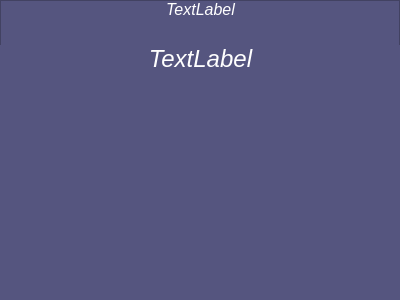
<?xml version="1.0" encoding="UTF-8"?>
<ui version="4.0">
 <class>Card</class>
 <widget class="QFrame" name="Card">
  <property name="geometry">
   <rect>
    <x>0</x>
    <y>0</y>
    <width>400</width>
    <height>300</height>
   </rect>
  </property>
  <property name="palette">
   <palette>
    <active>
     <colorrole role="WindowText">
      <brush brushstyle="SolidPattern">
       <color alpha="255">
        <red>255</red>
        <green>255</green>
        <blue>255</blue>
       </color>
      </brush>
     </colorrole>
     <colorrole role="Button">
      <brush brushstyle="SolidPattern">
       <color alpha="255">
        <red>85</red>
        <green>85</green>
        <blue>127</blue>
       </color>
      </brush>
     </colorrole>
     <colorrole role="Light">
      <brush brushstyle="SolidPattern">
       <color alpha="255">
        <red>127</red>
        <green>127</green>
        <blue>191</blue>
       </color>
      </brush>
     </colorrole>
     <colorrole role="Midlight">
      <brush brushstyle="SolidPattern">
       <color alpha="255">
        <red>106</red>
        <green>106</green>
        <blue>159</blue>
       </color>
      </brush>
     </colorrole>
     <colorrole role="Dark">
      <brush brushstyle="SolidPattern">
       <color alpha="255">
        <red>42</red>
        <green>42</green>
        <blue>63</blue>
       </color>
      </brush>
     </colorrole>
     <colorrole role="Mid">
      <brush brushstyle="SolidPattern">
       <color alpha="255">
        <red>56</red>
        <green>56</green>
        <blue>84</blue>
       </color>
      </brush>
     </colorrole>
     <colorrole role="Text">
      <brush brushstyle="SolidPattern">
       <color alpha="255">
        <red>255</red>
        <green>255</green>
        <blue>255</blue>
       </color>
      </brush>
     </colorrole>
     <colorrole role="BrightText">
      <brush brushstyle="SolidPattern">
       <color alpha="255">
        <red>255</red>
        <green>255</green>
        <blue>255</blue>
       </color>
      </brush>
     </colorrole>
     <colorrole role="ButtonText">
      <brush brushstyle="SolidPattern">
       <color alpha="255">
        <red>255</red>
        <green>255</green>
        <blue>255</blue>
       </color>
      </brush>
     </colorrole>
     <colorrole role="Base">
      <brush brushstyle="SolidPattern">
       <color alpha="255">
        <red>0</red>
        <green>0</green>
        <blue>0</blue>
       </color>
      </brush>
     </colorrole>
     <colorrole role="Window">
      <brush brushstyle="SolidPattern">
       <color alpha="255">
        <red>85</red>
        <green>85</green>
        <blue>127</blue>
       </color>
      </brush>
     </colorrole>
     <colorrole role="Shadow">
      <brush brushstyle="SolidPattern">
       <color alpha="255">
        <red>0</red>
        <green>0</green>
        <blue>0</blue>
       </color>
      </brush>
     </colorrole>
     <colorrole role="AlternateBase">
      <brush brushstyle="SolidPattern">
       <color alpha="255">
        <red>42</red>
        <green>42</green>
        <blue>63</blue>
       </color>
      </brush>
     </colorrole>
     <colorrole role="ToolTipBase">
      <brush brushstyle="SolidPattern">
       <color alpha="255">
        <red>255</red>
        <green>255</green>
        <blue>220</blue>
       </color>
      </brush>
     </colorrole>
     <colorrole role="ToolTipText">
      <brush brushstyle="SolidPattern">
       <color alpha="255">
        <red>0</red>
        <green>0</green>
        <blue>0</blue>
       </color>
      </brush>
     </colorrole>
    </active>
    <inactive>
     <colorrole role="WindowText">
      <brush brushstyle="SolidPattern">
       <color alpha="255">
        <red>255</red>
        <green>255</green>
        <blue>255</blue>
       </color>
      </brush>
     </colorrole>
     <colorrole role="Button">
      <brush brushstyle="SolidPattern">
       <color alpha="255">
        <red>85</red>
        <green>85</green>
        <blue>127</blue>
       </color>
      </brush>
     </colorrole>
     <colorrole role="Light">
      <brush brushstyle="SolidPattern">
       <color alpha="255">
        <red>127</red>
        <green>127</green>
        <blue>191</blue>
       </color>
      </brush>
     </colorrole>
     <colorrole role="Midlight">
      <brush brushstyle="SolidPattern">
       <color alpha="255">
        <red>106</red>
        <green>106</green>
        <blue>159</blue>
       </color>
      </brush>
     </colorrole>
     <colorrole role="Dark">
      <brush brushstyle="SolidPattern">
       <color alpha="255">
        <red>42</red>
        <green>42</green>
        <blue>63</blue>
       </color>
      </brush>
     </colorrole>
     <colorrole role="Mid">
      <brush brushstyle="SolidPattern">
       <color alpha="255">
        <red>56</red>
        <green>56</green>
        <blue>84</blue>
       </color>
      </brush>
     </colorrole>
     <colorrole role="Text">
      <brush brushstyle="SolidPattern">
       <color alpha="255">
        <red>255</red>
        <green>255</green>
        <blue>255</blue>
       </color>
      </brush>
     </colorrole>
     <colorrole role="BrightText">
      <brush brushstyle="SolidPattern">
       <color alpha="255">
        <red>255</red>
        <green>255</green>
        <blue>255</blue>
       </color>
      </brush>
     </colorrole>
     <colorrole role="ButtonText">
      <brush brushstyle="SolidPattern">
       <color alpha="255">
        <red>255</red>
        <green>255</green>
        <blue>255</blue>
       </color>
      </brush>
     </colorrole>
     <colorrole role="Base">
      <brush brushstyle="SolidPattern">
       <color alpha="255">
        <red>0</red>
        <green>0</green>
        <blue>0</blue>
       </color>
      </brush>
     </colorrole>
     <colorrole role="Window">
      <brush brushstyle="SolidPattern">
       <color alpha="255">
        <red>85</red>
        <green>85</green>
        <blue>127</blue>
       </color>
      </brush>
     </colorrole>
     <colorrole role="Shadow">
      <brush brushstyle="SolidPattern">
       <color alpha="255">
        <red>0</red>
        <green>0</green>
        <blue>0</blue>
       </color>
      </brush>
     </colorrole>
     <colorrole role="AlternateBase">
      <brush brushstyle="SolidPattern">
       <color alpha="255">
        <red>42</red>
        <green>42</green>
        <blue>63</blue>
       </color>
      </brush>
     </colorrole>
     <colorrole role="ToolTipBase">
      <brush brushstyle="SolidPattern">
       <color alpha="255">
        <red>255</red>
        <green>255</green>
        <blue>220</blue>
       </color>
      </brush>
     </colorrole>
     <colorrole role="ToolTipText">
      <brush brushstyle="SolidPattern">
       <color alpha="255">
        <red>0</red>
        <green>0</green>
        <blue>0</blue>
       </color>
      </brush>
     </colorrole>
    </inactive>
    <disabled>
     <colorrole role="WindowText">
      <brush brushstyle="SolidPattern">
       <color alpha="255">
        <red>42</red>
        <green>42</green>
        <blue>63</blue>
       </color>
      </brush>
     </colorrole>
     <colorrole role="Button">
      <brush brushstyle="SolidPattern">
       <color alpha="255">
        <red>85</red>
        <green>85</green>
        <blue>127</blue>
       </color>
      </brush>
     </colorrole>
     <colorrole role="Light">
      <brush brushstyle="SolidPattern">
       <color alpha="255">
        <red>127</red>
        <green>127</green>
        <blue>191</blue>
       </color>
      </brush>
     </colorrole>
     <colorrole role="Midlight">
      <brush brushstyle="SolidPattern">
       <color alpha="255">
        <red>106</red>
        <green>106</green>
        <blue>159</blue>
       </color>
      </brush>
     </colorrole>
     <colorrole role="Dark">
      <brush brushstyle="SolidPattern">
       <color alpha="255">
        <red>42</red>
        <green>42</green>
        <blue>63</blue>
       </color>
      </brush>
     </colorrole>
     <colorrole role="Mid">
      <brush brushstyle="SolidPattern">
       <color alpha="255">
        <red>56</red>
        <green>56</green>
        <blue>84</blue>
       </color>
      </brush>
     </colorrole>
     <colorrole role="Text">
      <brush brushstyle="SolidPattern">
       <color alpha="255">
        <red>42</red>
        <green>42</green>
        <blue>63</blue>
       </color>
      </brush>
     </colorrole>
     <colorrole role="BrightText">
      <brush brushstyle="SolidPattern">
       <color alpha="255">
        <red>255</red>
        <green>255</green>
        <blue>255</blue>
       </color>
      </brush>
     </colorrole>
     <colorrole role="ButtonText">
      <brush brushstyle="SolidPattern">
       <color alpha="255">
        <red>42</red>
        <green>42</green>
        <blue>63</blue>
       </color>
      </brush>
     </colorrole>
     <colorrole role="Base">
      <brush brushstyle="SolidPattern">
       <color alpha="255">
        <red>85</red>
        <green>85</green>
        <blue>127</blue>
       </color>
      </brush>
     </colorrole>
     <colorrole role="Window">
      <brush brushstyle="SolidPattern">
       <color alpha="255">
        <red>85</red>
        <green>85</green>
        <blue>127</blue>
       </color>
      </brush>
     </colorrole>
     <colorrole role="Shadow">
      <brush brushstyle="SolidPattern">
       <color alpha="255">
        <red>0</red>
        <green>0</green>
        <blue>0</blue>
       </color>
      </brush>
     </colorrole>
     <colorrole role="AlternateBase">
      <brush brushstyle="SolidPattern">
       <color alpha="255">
        <red>85</red>
        <green>85</green>
        <blue>127</blue>
       </color>
      </brush>
     </colorrole>
     <colorrole role="ToolTipBase">
      <brush brushstyle="SolidPattern">
       <color alpha="255">
        <red>255</red>
        <green>255</green>
        <blue>220</blue>
       </color>
      </brush>
     </colorrole>
     <colorrole role="ToolTipText">
      <brush brushstyle="SolidPattern">
       <color alpha="255">
        <red>0</red>
        <green>0</green>
        <blue>0</blue>
       </color>
      </brush>
     </colorrole>
    </disabled>
   </palette>
  </property>
  <property name="windowTitle">
   <string>Frame</string>
  </property>
  <property name="autoFillBackground">
   <bool>true</bool>
  </property>
  <property name="frameShape">
   <enum>QFrame::StyledPanel</enum>
  </property>
  <widget class="QWidget" name="verticalLayoutWidget">
   <property name="geometry">
    <rect>
     <x>0</x>
     <y>0</y>
     <width>401</width>
     <height>301</height>
    </rect>
   </property>
   <layout class="QVBoxLayout" name="verticalLayout">
    <item>
     <widget class="QLabel" name="title">
      <property name="sizePolicy">
       <sizepolicy hsizetype="Minimum" vsizetype="Minimum">
        <horstretch>0</horstretch>
        <verstretch>0</verstretch>
       </sizepolicy>
      </property>
      <property name="font">
       <font>
        <pointsize>12</pointsize>
        <italic>true</italic>
       </font>
      </property>
      <property name="frameShape">
       <enum>QFrame::NoFrame</enum>
      </property>
      <property name="frameShadow">
       <enum>QFrame::Plain</enum>
      </property>
      <property name="midLineWidth">
       <number>0</number>
      </property>
      <property name="text">
       <string>TextLabel</string>
      </property>
      <property name="alignment">
       <set>Qt::AlignHCenter|Qt::AlignTop</set>
      </property>
      <property name="wordWrap">
       <bool>true</bool>
      </property>
      <property name="margin">
       <number>28</number>
      </property>
     </widget>
    </item>
    <item>
     <spacer name="horizontalSpacer">
      <property name="orientation">
       <enum>Qt::Horizontal</enum>
      </property>
      <property name="sizeHint" stdset="0">
       <size>
        <width>40</width>
        <height>20</height>
       </size>
      </property>
     </spacer>
    </item>
    <item>
     <widget class="QLabel" name="description">
      <property name="sizePolicy">
       <sizepolicy hsizetype="Expanding" vsizetype="MinimumExpanding">
        <horstretch>0</horstretch>
        <verstretch>0</verstretch>
       </sizepolicy>
      </property>
      <property name="font">
       <font>
        <pointsize>18</pointsize>
        <italic>true</italic>
       </font>
      </property>
      <property name="autoFillBackground">
       <bool>true</bool>
      </property>
      <property name="text">
       <string>TextLabel</string>
      </property>
      <property name="scaledContents">
       <bool>false</bool>
      </property>
      <property name="alignment">
       <set>Qt::AlignHCenter|Qt::AlignTop</set>
      </property>
      <property name="wordWrap">
       <bool>true</bool>
      </property>
      <property name="margin">
       <number>17</number>
      </property>
     </widget>
    </item>
   </layout>
  </widget>
 </widget>
 <resources/>
 <connections/>
</ui>
